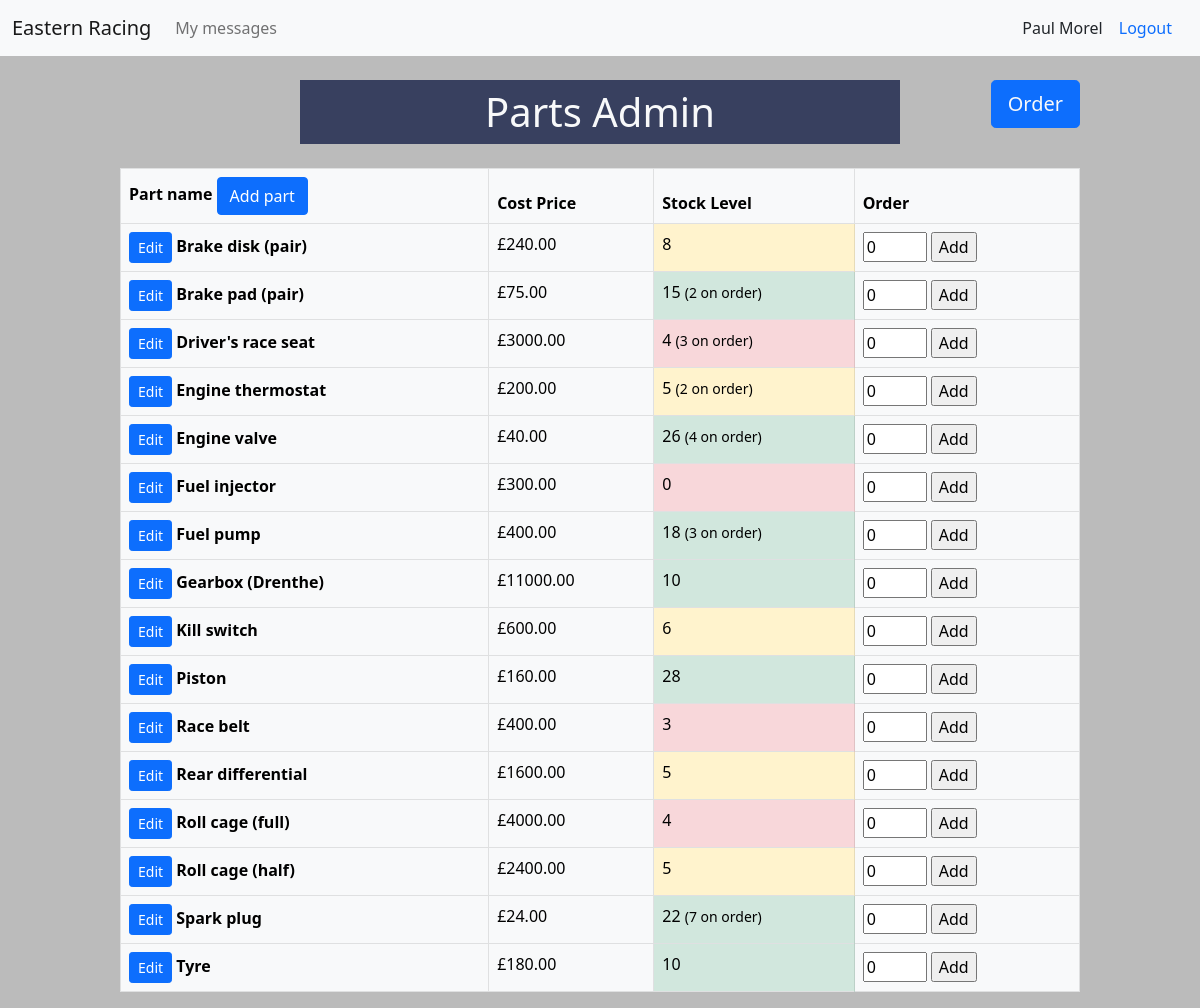
Page /parts/parts_admin/ (signed in) on the committed database.
### accounts/models.py (models this page shows, shortened)
class User(AbstractUser):
    pass

### parts/models.py (models this page shows, shortened)
class Part(models.Model):
    name = models.CharField(max_length=200)
    cost_price = models.DecimalField(max_digits=10, decimal_places=2)
    customer_price = models.DecimalField(max_digits=10, decimal_places=2)
    stock_level = models.PositiveIntegerField()
    def get_total_on_order(self):
        total = 0
        for order in self.partsorderunit_set.all():
            if not order.checked_in:
                total += order.quantity
        return total

class PartsOrderUnit(models.Model):
    order = models.ForeignKey(PartsOrder, on_delete=models.PROTECT)
    part = models.ForeignKey(Part, on_delete=models.PROTECT)
    quantity = models.IntegerField()
    cost_each = models.DecimalField(max_digits=10, decimal_places=2)
    total_cost = models.DecimalField(max_digits=10, decimal_places=2)
    checked_in = models.BooleanField(default=False)

### parts/views.py (the view)
# urls.py: path('parts_admin/', views.parts_admin, name='parts-admin'),
@permission_required('parts.add_part')
def parts_admin(request):
    parts = Part.objects.all().order_by('name')
    part_form = PartForm()
    context = {
        'parts': parts,
        'part_form': part_form,
    }
    return render(request, 'parts/parts_admin.html', context)

### cars/forms.py
class MessageForm(forms.ModelForm):
    class Meta:
        model = Message
        fields = ('sender', 'recipient', 'car', 'job', 'subject', 'body')
        labels = {
            'body': _('Message')
        }
        widgets = {
            'sender': forms.HiddenInput(),
            'recipient': forms.HiddenInput(),
            'car': forms.HiddenInput(),
            'job': forms.HiddenInput(),
            'body': forms.Textarea(attrs={'rows':'5'})
        }

### parts/forms.py
class PartForm(forms.ModelForm):
    class Meta:
        model = Part
        fields = ('name', 'cost_price', 'customer_price', 'stock_level')

### car_mgmt/context_processors.py (called while the page is built)
def report_form(request):
    report_form = MessageForm(initial={'sender': request.user, 'recipient': Manager.objects.get(id=1).user})
    return {'report_form': report_form}

def login_form(request):
    login_form = AuthenticationForm()
    return {'login_form': login_form}

### parts/templates/parts/parts_admin.html (shortened to what this page needs)
{% extends 'cars/base.html' %}
{% load crispy_forms_tags %}
{% load parts_extras %}
{% block content %}
<button class="order-button btn btn-primary text-light btn-lg p-relative" type="button" data-bs-toggle="offcanvas" data-bs-target="#offcanvasRight" aria-controls="offcanvasRight">
  Order</button>
<div class="d-flex align-items-center">
<h1 class="col-md-6 mx-auto text-center p-2 bg-parts text-light m-4">Parts Admin</h1>
</div>
<table class="table table-light table-hover table-bordered mx-auto listbox">
  <thead>
    <tr>
      <th scope="col">Part name <a type="button" class="btn btn-primary" data-bs-toggle="modal" data-bs-target="#partModal">
        Add part
      </a></th>
      <th class="scope:col">Cost Price</th>
      <th class="scope:col">Stock Level</th>
      <th class="scope:col">Order</th>
    </tr>
  </thead>
  <tbody>
    {% for part in parts %}
    <tr>
      <th class="scope:row">
        <a class="btn-sm btn btn-primary" href="{% url 'parts:part-details' part.id %}">Edit</a>
        {{ part.name }}
      </th>
      <td>£{{ part.cost_price }}</td>
      <td class="
          {% if part.stock_level < 5 %}
              table-danger
          {% elif part.stock_level < 10 %}
              table-warning
          {% else %}
              table-success
          {% endif %}
        ">{{ part.stock_level }}
          {% if part.get_total_on_order %}
            <small>({{ part.get_total_on_order }} on order)</small>
          {% endif %}
      </td>
      <td><form action="{% url 'parts:add-part-to-order' %}" method="post">
        {% if part.id|stringformat:'s' in request.session.parts_order.keys %}
          <input type="number" class="order_quantity" name="quantity" min="0" value="{{ request.session.parts_order|get_quantity:part.id }}">
          <input type="submit" value="Update">
        {% else %}
          <input type="number" class="order_quantity" name="quantity" min="0" value="0">
          <input type="submit" value="Add">
        {% endif %}
      </form></td>
    </tr>
    {% endfor %}
  </tbody>
</table>
{% endblock content %}

### cars/templates/cars/base.html (shortened to what this page needs)
{% load static %}
{% load crispy_forms_tags %}
<!DOCTYPE html>
<html lang="en">
<head>
  <link href="https://cdn.jsdelivr.net/npm/bootstrap@5.0.2/dist/css/bootstrap.min.css" rel="stylesheet"
>
  <link rel="stylesheet" href="https://cdn.jsdelivr.net/npm/bootstrap-icons@1.5.0/font/bootstrap-icons.css">
  <link rel="stylesheet" type="text/css" href="{% static 'css/main.css' %}">
</head>
<body>
  <nav class="navbar navbar-expand-lg navbar-light bg-light">
    <div class="container-fluid">
      <a href="{% url 'cars:home' %}" class="navbar-brand">Eastern Racing</a>
      <div class="collapse navbar-collapse" id="navbarSupportedContent">
        {% if request.user.is_authenticated %}
        <ul class="navbar-nav me-auto mb-2 mb-lg-0">
          <li class="nav-item">
            <a href="{% url 'cars:message-list' %}" aria-current="page" class="nav-link">My messages
              </a>
          </li>
        </ul>
        {{ request.user.first_name }} {{ request.user.last_name }}
        <a class="nav-link" href="{% url 'accounts:logout' %}">Logout</a>
        {% else %}
        <button type="button" class="btn btn-login bg-parts text-light" data-bs-toggle="modal"
          data-bs-target="#loginModal">Login</button>
        {% endif %}
      </div>
    </div>
  </nav>
  <div id="content">
    {% block content %}
    {% endblock content %}
  </div>
</body>
</html>

### cars/static/css/main.css (style rules this page uses)
.listbox { max-width: 80% !important; }
.order_quantity { width: 4rem; }
body { background-color: #bbb; }
#content { overflow: hidden; }
.bg-parts { background-color: #38405F; }
.order-button { position: absolute; right: 10%; top: 80px; }

### rows in the picture
User: user.first_name "Paul", user.last_name "Morel"
Part: name "Brake disk (pair)", cost_price "240.00", stock_level "8"
Part: name "Brake pad (pair)", cost_price "75.00", stock_level "15", get_total_on_order "2"
Part: name "Driver's race seat", cost_price "3000.00", stock_level "4", get_total_on_order "3"
Part: name "Engine thermostat", cost_price "200.00", stock_level "5", get_total_on_order "2"
Part: name "Engine valve", cost_price "40.00", stock_level "26", get_total_on_order "4"
Part: name "Fuel injector", cost_price "300.00", stock_level "0"
Part: name "Fuel pump", cost_price "400.00", stock_level "18", get_total_on_order "3"
Part: name "Gearbox (Drenthe)", cost_price "11000.00", stock_level "10"
Part: name "Kill switch", cost_price "600.00", stock_level "6"
Part: name "Piston", cost_price "160.00", stock_level "28"
Part: name "Race belt", cost_price "400.00", stock_level "3"
Part: name "Rear differential", cost_price "1600.00", stock_level "5"
Part: name "Roll cage (full)", cost_price "4000.00", stock_level "4"
Part: name "Roll cage (half)", cost_price "2400.00", stock_level "5"
Part: name "Spark plug", cost_price "24.00", stock_level "22", get_total_on_order "7"
Part: name "Tyre", cost_price "180.00", stock_level "10"
